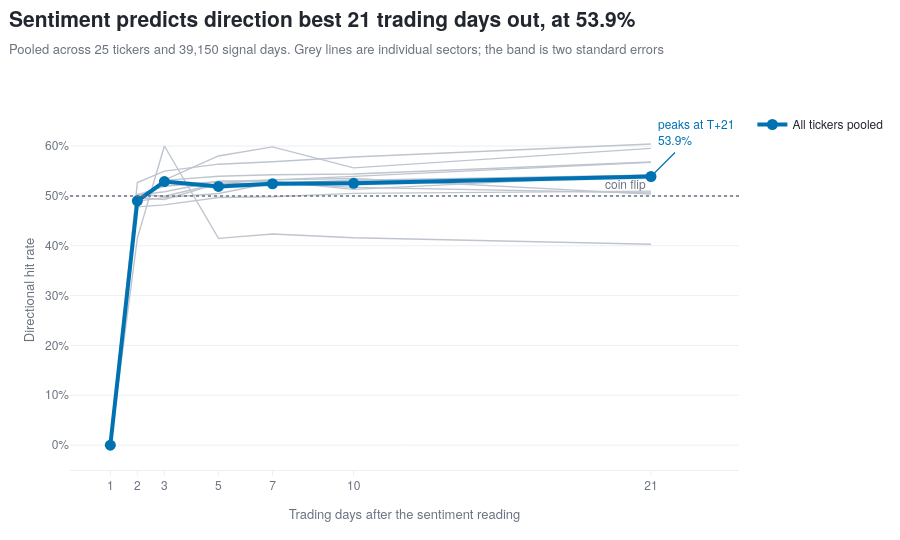

Notebook cell for this chart:
### Code cell
fig = go.Figure()

# Individual sectors in muted grey give context
for sector in sector_h.sector.unique():
    d = sector_h[sector_h.sector == sector].sort_values('horizon')
    fig.add_trace(go.Scatter(
        x=d.horizon, y=d.hit, mode='lines',
        line=dict(color=CONTEXT, width=1.4),
        name=sector, showlegend=False, hoverinfo='skip'))

avg = by_h.reset_index()
fig.add_trace(go.Scatter(
    x=list(avg.horizon) + list(avg.horizon[::-1]),
    y=list(avg.hit_rate + 2*avg.se) + list((avg.hit_rate - 2*avg.se)[::-1]),
    fill='toself', fillcolor='rgba(0,114,178,0.15)',
    line=dict(color='rgba(0,0,0,0)'), hoverinfo='skip', showlegend=False))

fig.add_trace(go.Scatter(
    x=avg.horizon, y=avg.hit_rate, mode='lines+markers',
    line=dict(color=POS, width=4), marker=dict(size=11, color=POS),
    name='All tickers pooled',
    customdata=avg.signals,
    hovertemplate='T+%{x} days<br>hit rate %{y:.1%}<br>%{customdata:,} signals<extra></extra>'))

fig.add_hline(y=0.5, line_color=MUTED, line_width=1.5, line_dash='dot')
fig.add_annotation(x=HORIZONS[-1], y=0.5, text='coin flip ', showarrow=False,
                   xanchor='right', yshift=12, font=dict(color=MUTED, size=12))

note(fig, f'peaks at T+{peak_h}<br>{peak_rate:.1%}',
     x=peak_h, y=peak_rate, ax=45, ay=-45, color=POS)

fig.update_xaxes(title='Trading days after the sentiment reading',
                 tickmode='array', tickvals=HORIZONS)
fig.update_yaxes(title='Directional hit rate', tickformat='.0%')

titled(fig,
       f'Sentiment predicts direction best {peak_h} trading days out, at {peak_rate:.1%}',
       f'Pooled across {int(by_h.tickers.max())} tickers and '
       f'{int(by_h.signals.max()):,} signal days. Grey lines are individual sectors; '
       'the band is two standard errors',
       height=540)
fig.show()

worst_h = int(by_h.hit_rate.idxmin())
print(f'Best  horizon T+{peak_h}: {peak_rate:.1%}')
print(f'Worst horizon T+{worst_h}: {by_h.loc[worst_h, "hit_rate"]:.1%}')
print('An edge that persists for days rather than vanishing at T+1 argues the signal')
print('leads price rather than merely echoing moves that already happened.')

### Figure 1 — Plotly figure (JSON) as saved in the notebook; plotly's stock layout.template omitted (floating-point values rounded to 4 significant figures)
{"data": [{"hoverinfo": "skip", "line": {"color": "#BFC5CF", "width": 1.4}, "mode": "lines", "name": "AI Accelerators", "showlegend": false, "type": "scatter", "x": [1, 2, 3, 5, 7, 10, 21], "y": [0.0, 0.5024, 0.5194, 0.5287, 0.5321, 0.5392, 0.5672]}, {"hoverinfo": "skip", "line": {"color": "#BFC5CF", "width": 1.4}, "mode": "lines", "name": "Big Tech", "showlegend": false, "type": "scatter", "x": [1, 2, 3, 5, 7, 10, 21], "y": [0.0, 0.5268, 0.5498, 0.5636, 0.5684, 0.578, 0.6042]}, {"hoverinfo": "skip", "line": {"color": "#BFC5CF", "width": 1.4}, "mode": "lines", "name": "Cloud / SaaS", "showlegend": false, "type": "scatter", "x": [1, 2, 3, 5, 7, 10, 21], "y": [0.0, 0.4779, 0.4819, 0.4966, 0.4984, 0.5051, 0.5095]}, {"hoverinfo": "skip", "line": {"color": "#BFC5CF", "width": 1.4}, "mode": "lines", "name": "Consumer Tech", "showlegend": false, "type": "scatter", "x": [1, 2, 3, 5, 7, 10, 21], "y": [0.0, 0.5014, 0.5082, 0.5296, 0.5292, 0.5131, 0.5427]}, {"hoverinfo": "skip", "line": {"color": "#BFC5CF", "width": 1.4}, "mode": "lines", "name": "Cybersecurity", "showlegend": false, "type": "scatter", "x": [1, 2, 3, 5, 7, 10, 21], "y": [0.0, 0.4966, 0.4927, 0.5246, 0.5252, 0.5313, 0.5414]}, {"hoverinfo": "skip", "line": {"color": "#BFC5CF", "width": 1.4}, "mode": "lines", "name": "Enterprise AI", "showlegend": false, "type": "scatter", "x": [1, 2, 3, 5, 7, 10, 21], "y": [0.0, 0.4866, 0.5315, 0.5801, 0.5983, 0.5562, 0.5954]}, {"hoverinfo": "skip", "line": {"color": "#BFC5CF", "width": 1.4}, "mode": "lines", "name": "Enterprise Fintech", "showlegend": false, "type": "scatter", "x": [1, 2, 3, 5, 7, 10, 21], "y": [0.0, 0.4897, 0.4966, 0.5049, 0.5264, 0.5171, 0.5059]}, {"hoverinfo": "skip", "line": {"color": "#BFC5CF", "width": 1.4}, "mode": "lines", "name": "Macro Risk", "showlegend": false, "type": "scatter", "x": [1, 2, 3, 5, 7, 10, 21], "y": [0.0, 0.4152, 0.6001, 0.4148, 0.4237, 0.4161, 0.4031]}, {"hoverinfo": "skip", "line": {"color": "#BFC5CF", "width": 1.4}, "mode": "lines", "name": "Portfolio", "showlegend": false, "type": "scatter", "x": [1, 2, 3, 5, 7, 10, 21], "y": [0.0, 0.5031, 0.4992, 0.5248, 0.5321, 0.5349, 0.5035]}, {"hoverinfo": "skip", "line": {"color": "#BFC5CF", "width": 1.4}, "mode": "lines", "name": "Semiconductor Supply", "showlegend": false, "type": "scatter", "x": [1, 2, 3, 5, 7, 10, 21], "y": [0.0, 0.4883, 0.5311, 0.5394, 0.5425, 0.544, 0.568]}, {"fill": "toself", "fillcolor": "rgba(0,114,178,0.15)", "hoverinfo": "skip", "line": {"color": "rgba(0,0,0,0)"}, "showlegend": false, "type": "scatter", "x": [1, 2, 3, 5, 7, 10, 21, 21, 10, 7, 5, 3, 2, 1], "y": [0, 0.4951, 0.5337, 0.5241, 0.5294, 0.5303, 0.544, 0.5339, 0.5202, 0.5193, 0.514, 0.5236, 0.485, 0]}, {"customdata": [39150, 39144, 39138, 39119, 39095, 39064, 38979], "hovertemplate": "T+%{x} days<br>hit rate %{y:.1%}<br>%{customdata:,} signals<extra></extra>", "line": {"color": "#0072B2", "width": 4}, "marker": {"color": "#0072B2", "size": 11}, "mode": "lines+markers", "name": "All tickers pooled", "type": "scatter", "x": [1, 2, 3, 5, 7, 10, 21], "y": [0.0, 0.49, 0.5286, 0.519, 0.5243, 0.5252, 0.5389]}], "layout": {"annotations": [{"font": {"color": "#6B7280", "size": 12}, "showarrow": false, "text": "coin flip ", "x": 21, "xanchor": "right", "y": 0.5, "yshift": 12}, {"align": "left", "arrowcolor": "#0072B2", "arrowhead": 0, "arrowwidth": 1.2, "ax": 45, "ay": -45, "bgcolor": "rgba(255,255,255,0.85)", "borderpad": 4, "font": {"color": "#0072B2", "size": 12}, "showarrow": true, "text": "peaks at T+21<br>53.9%", "x": 21, "y": 0.5389}], "height": 540, "shapes": [{"line": {"color": "#6B7280", "dash": "dot", "width": 1.5}, "type": "line", "x0": 0, "x1": 1, "xref": "x domain", "y0": 0.5, "y1": 0.5, "yref": "y"}], "title": {"text": "<b>Sentiment predicts direction best 21 trading days out, at 53.9%</b><br><span style='font-size:13px;color:#6B7280'>Pooled across 25 tickers and 39,150 signal days. Grey lines are individual sectors; the band is two standard errors</span>"}, "xaxis": {"tickmode": "array", "tickvals": [1, 2, 3, 5, 7, 10, 21], "title": {"text": "Trading days after the sentiment reading"}}, "yaxis": {"tickformat": ".0%", "title": {"text": "Directional hit rate"}}}}
